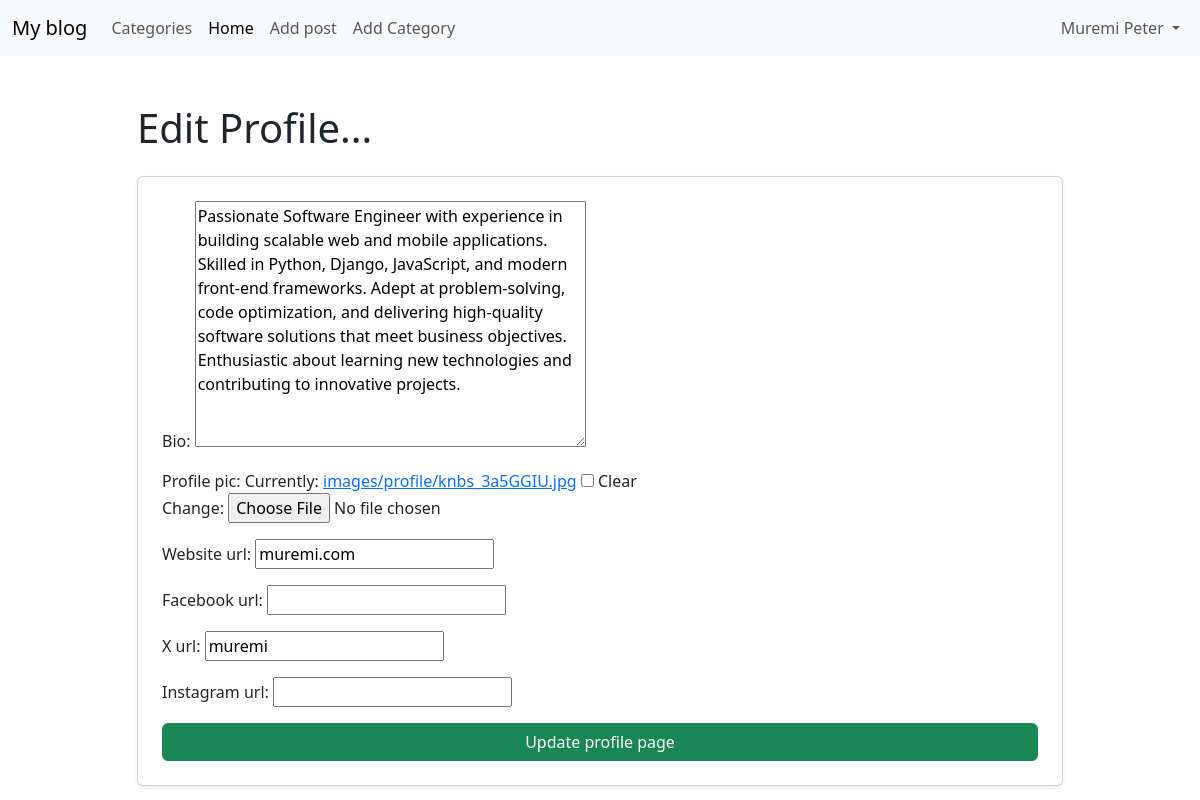
The app's page /blogdetails/7/edit_profile_page/ (signed in) with its own data.
### blog/models.py (models this page shows, shortened)
class Profile(models.Model):
    user = models.OneToOneField(User, null=True, on_delete=models.CASCADE)
    bio = models.TextField()
    profile_pic = models.ImageField(null=True, blank=True, upload_to="images/profile/")
    website_url = models.CharField(max_length=255, null=True, blank=True)
    facebook_url = models.CharField(max_length=255, null=True, blank=True)
    x_url = models.CharField(max_length=255, null=True, blank=True)
    instagram_url = models.CharField(max_length=255, null=True, blank=True)
    updated_at = models.DateTimeField(auto_now=True)

### blogdetails/views.py (the view, shortened to what this page needs)
# urls.py: path('<int:pk>/edit_profile_page/',EditProfilePageView.as_view(), name='edit_profile_page'),
class EditProfilePageView(generic.UpdateView):
    model = Profile
    template_name = 'registration/edit_profile_page.html'
    fields = ["bio", "profile_pic", "website_url", "facebook_url", "x_url", "instagram_url"]
    success_url = reverse_lazy('home')

### blogdetails/templates/registration/edit_profile_page.html (shortened to what this page needs)
{% extends 'base.html' %}
{% block content %}
<div class="container mt-5">
    <div class="row justify-content-center">
        <div class="col-12 col-lg-10">
            {% if user.is_authenticated %}
                {% if user.id == profile.user.id %}
                    <h1 class="mb-4">Edit Profile...</h1>
                    <div class="card p-4 shadow-sm">
                        <form method="POST" enctype="multipart/form-data">
                            {{ form.as_p }}
                            <button class="btn btn-success w-100">Update profile page</button>
                        </form>
                    </div>
                {% else %}
                    You are not the correct user to Edit
                {% endif %}
            {% else %}
                You are not allowed here...
            {% endif %}
        </div>
    </div>
</div>
{% endblock %}

### blog/templates/base.html (shortened to what this page needs)
<!doctype html>
<html lang="en">
<head>
    <link href="https://cdn.jsdelivr.net/npm/bootstrap@5.3.8/dist/css/bootstrap.min.css" rel="stylesheet">
</head>
<body>
    <nav class="navbar navbar-expand-lg bg-body-tertiary">
        <div class="container-fluid">
            <a class="navbar-brand" href="{% url 'home' %}">My blog</a>
            <div class="collapse navbar-collapse" id="navbarSupportedContent">
                <ul class="navbar-nav me-auto mb-2 mb-lg-0">
                    {% if cat_menu %}
                    <li class="nav-item dropdown">
                        <a class="nav-link dropdown-toggle" href="#" data-bs-toggle="dropdown">
                            Categories
                        </a>
                        <ul class="dropdown-menu">
                            {% for item in cat_menu %}
                            <li>
                                <a class="dropdown-item" href="{% url 'category' item|slugify %}">
                                    {{ item }}
                                </a>
                            </li>
                            {% endfor %}
                        </ul>
                    </li>
                    {% else %}
                    <li class="nav-item">
                        <a class="nav-link" href="{% url 'category-list' %}">Categories</a>
                    </li>
                    {% endif %}
                    {% if user.is_authenticated %}
                    <li class="nav-item">
                        <a class="nav-link active" href="{% url 'home' %}">Home</a>
                    </li>
                    <li class="nav-item">
                        <a class="nav-link" href="{% url 'add_post' %}">Add post</a>
                    </li>
                    <li class="nav-item">
                        <a class="nav-link" href="{% url 'add_category' %}">Add Category</a>
                    </li>
                    {% endif %}
                </ul>
                {% if user.is_authenticated %}
                <ul class="navbar-nav ms-auto">
                    <li class="nav-item dropdown">
                        <a class="nav-link dropdown-toggle" href="#" data-bs-toggle="dropdown">
                            {{ user.first_name}}
                            {{user.last_name}}
                        </a>
                    </li>
                </ul>
                {% endif %}
            </div>
        </div>
    </nav>
    {% block content %}
    {% endblock %}
</body>
</html>

### records on screen
Profile: bio "Passionate Software Engineer with experience in building scalable web and mobile applications. Skilled in Python, Django, JavaScript, and modern front-end frameworks. Adept at problem-solving, code optimization, and delivering high-quality software solutions that meet business objectives. Enthusiastic about learning new technologies and contributing to innovative projects.", website_url "muremi.com", x_url "muremi"

### other values on screen
{{ user.first_name }} "Muremi"
{{ user.last_name }} "Peter"
